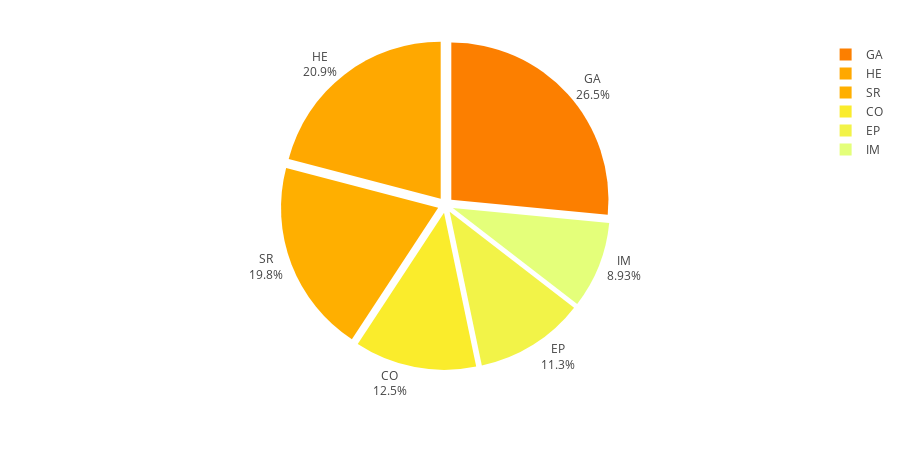

The notebook cell saved with this chart:
### Code cell
subsections_ratio(section, year)

### Figure 1 — Plotly figure (JSON) as saved in the notebook; plotly's stock layout.template omitted (floating-point values rounded to 4 significant figures)
{"data": [{"hoverinfo": "text+value", "labels": ["GA", "HE", "SR", "CO", "EP", "IM"], "marker": {"colors": ["#fc7f00", "#ffa800", "#ffaf00", "#faec2c", "#f2f348", "#e4ff7a"]}, "pull": 0.05, "text": ["Astrophysics of Galaxies", "High Energy Astrophysical Phenomena", "Solar and Stellar Astrophysics", "Cosmology and Nongalactic Astrophysics", "Earth and Planetary Astrophysics", "Instrumentation and Methods for Astrophysics"], "textinfo": "label+percent", "textposition": "outside", "type": "pie", "values": [3519, 2775, 2629, 1662, 1493, 1184]}], "layout": {"height": 450, "margin": {"t": 40}}}
